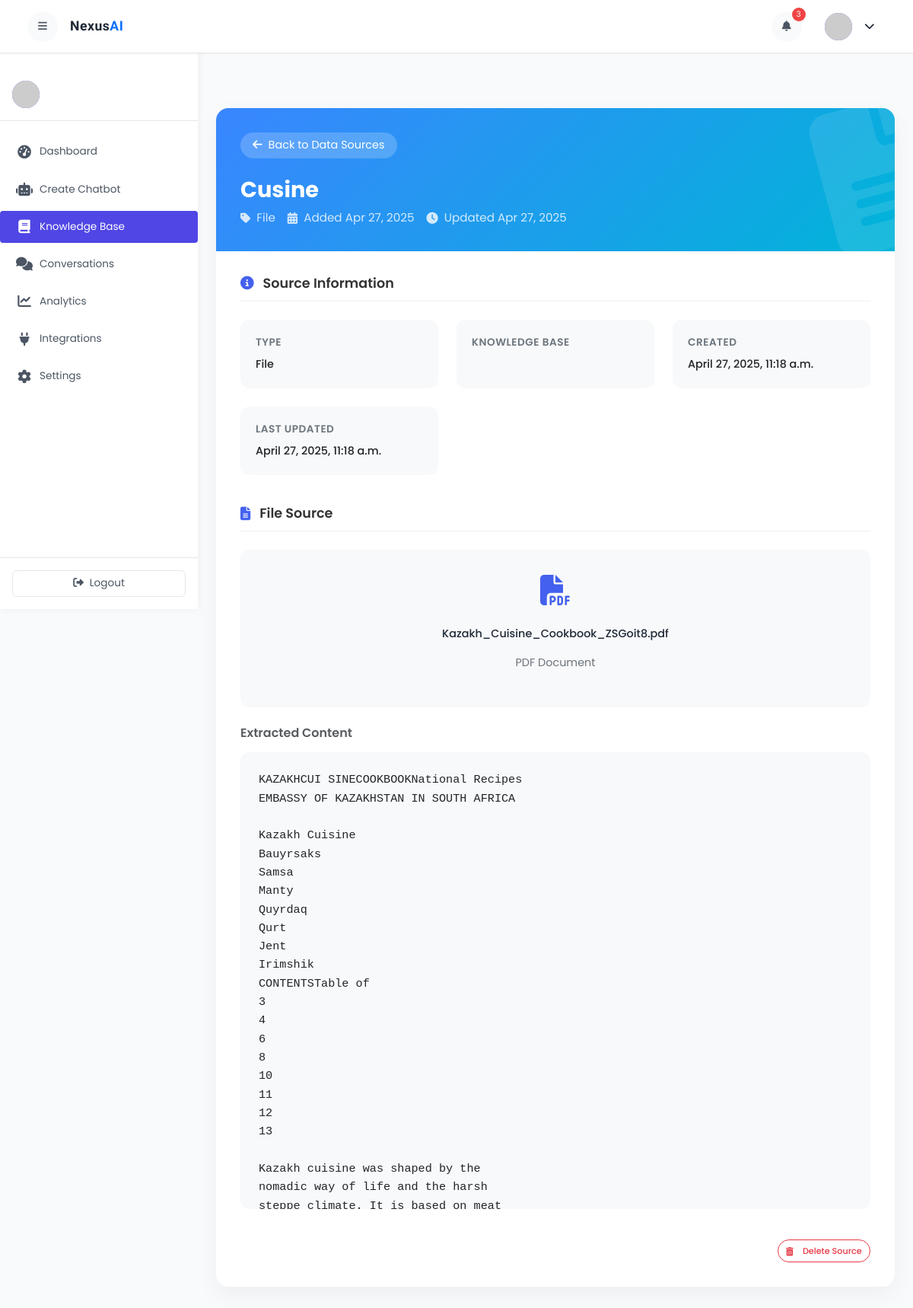
Page /kb/source/1/ on the committed database.
### kb/models.py (models this page shows, shortened)
class DataSource(models.Model):
    kb = models.ForeignKey('KnowledgeBase', on_delete=models.CASCADE)
    url = models.URLField(blank=True, null=True)
    file = models.FileField(upload_to='data_sources/', blank=True)
    text_title = models.CharField(max_length=200)
    text_content = models.TextField()
    source_type = models.CharField(max_length=200, choices=SOURCE_TYPE_CHOICES)
    chunk_ids = models.JSONField(blank=True, null=True, default=list)
    created_at = models.DateTimeField(auto_now_add=True)
    updated_at = models.DateTimeField(auto_now=True)

### kb/views.py (the view)
# urls.py: path('source/<int:source_id>/', views.source_detail, name='source_detail'),
def source_detail(request, source_id):
    try:
        data_source = DataSource.objects.get(id=source_id)
        return render(request, 'dashboard/source_detail.html', {
            'source': data_source,
            'knowledge_base': data_source.kb
        })
    except DataSource.DoesNotExist:
        messages.error(request, 'Data source not found')
        return redirect('kb:knowledge_base')
    except Exception as e:
        messages.error(request, f'Error: {str(e)}')
        return redirect('kb:knowledge_base')

### templates/dashboard/source_detail.html (shortened to what this page needs)
{% extends 'common/dashboard_base.html' %}
{% load static %}
{% block content %}
<div class="source-detail-container py-5">
    <div class="source-card">
        <div class="source-header {{ source.source_type }}">
            <div class="source-header-bg">
                {% if source.source_type == 'url' %}
                <i class="fas fa-link"></i>
                {% elif source.source_type == 'file' %}
                <i class="fas fa-file-alt"></i>
                {% else %}
                <i class="fas fa-align-left"></i>
                {% endif %}
            </div>
            <a href="{% url 'kb:knowledge_base_detail' knowledge_base.knowledge_base_id %}" class="btn source-back-btn">
                <i class="fas fa-arrow-left me-2"></i>Back to Data Sources
            </a>
            <h1 class="source-title">{{ source.text_title }}</h1>
            <div class="source-meta">
                <div class="source-meta-item">
                    <i class="fas fa-tag"></i>
                    {{ source.get_source_type_display }}
                </div>
                <div class="source-meta-item">
                    <i class="fas fa-calendar-alt"></i>
                    Added {{ source.created_at|date:"M d, Y" }}
                </div>
                <div class="source-meta-item">
                    <i class="fas fa-clock"></i>
                    Updated {{ source.updated_at|date:"M d, Y" }}
                </div>
            </div>
        </div>
        <div class="source-body">
            <div class="source-section">
                <h3 class="section-title">
                    <i class="fas fa-info-circle"></i> Source Information
                </h3>
                <div class="info-grid">
                    <div class="info-item">
                        <div class="info-label">Type</div>
                        <div class="info-value">{{ source.get_source_type_display }}</div>
                    </div>
                    <div class="info-item">
                        <div class="info-label">Knowledge Base</div>
                    </div>
                    <div class="info-item">
                        <div class="info-label">Created</div>
                        <div class="info-value">{{ source.created_at }}</div>
                    </div>
                    <div class="info-item">
                        <div class="info-label">Last Updated</div>
                        <div class="info-value">{{ source.updated_at }}</div>
                    </div>
                </div>
            </div>
            <div class="source-section">
                <h3 class="section-title">
                    {% if source.source_type == 'url' %}
                    <i class="fas fa-link"></i> URL Source
                    {% elif source.source_type == 'file' %}
                    <i class="fas fa-file-alt"></i> File Source
                    {% else %}
                    <i class="fas fa-align-left"></i> Text Source
                    {% endif %}
                </h3>
                {% if source.source_type == 'url' %}
                <div class="url-display">
                    <a href="{{ source.url }}" class="url-link" target="_blank">
                        <span>{{ source.url }}</span>
                        <i class="fas fa-external-link-alt"></i>
                    </a>
                </div>
                {% if source.text_content %}
                <div class="mt-4">
                    <h4 class="mb-3 fs-6 fw-semibold text-muted">Extracted Content</h4>
                    <div class="content-display">{{ source.text_content }}</div>
                </div>
                {% endif %}
                {% elif source.source_type == 'file' %}
                <div class="file-display">
                    <div class="file-icon">
                        {% if source.file.name|lower|slice:"-4:" == ".pdf" %}
                        <i class="fas fa-file-pdf"></i>
                        {% elif source.file.name|lower|slice:"-4:" == ".doc" or source.file.name|lower|slice:"-5:" == ".docx" %}
                        <i class="fas fa-file-word"></i>
                        {% elif source.file.name|lower|slice:"-4:" == ".txt" %}
                        <i class="fas fa-file-alt"></i>
                        {% else %}
                        <i class="fas fa-file"></i>
                        {% endif %}
                    </div>
                    <div class="file-name">{{ source.file.name|slice:"13:" }}</div>
                    <div class="file-type">
                        {% if source.file.name|lower|slice:"-4:" == ".pdf" %}
                        PDF Document
                        {% elif source.file.name|lower|slice:"-4:" == ".doc" %}
                        Word Document (.doc)
                        {% elif source.file.name|lower|slice:"-5:" == ".docx" %}
                        Word Document (.docx)
                        {% elif source.file.name|lower|slice:"-4:" == ".txt" %}
                        Text File
                        {% else %}
                        File
                        {% endif %}
                    </div>
                </div>
                {% if source.text_content %}
                <div class="mt-4">
                    <h4 class="mb-3 fs-6 fw-semibold text-muted">Extracted Content</h4>
                    <div class="content-display">{{ source.text_content }}</div>
                </div>
                {% endif %}
                {% else %}
                <div class="content-display">{{ source.text_content }}</div>
                {% endif %}
            </div>
            <div class="action-buttons">
                <button class="btn action-btn delete-btn" id="deleteSourceBtn" data-source-id="{{ source.id }}" data-source-title="{{ source.text_title }}">
                    <i class="fas fa-trash-alt"></i>Delete Source
                </button>
            </div>
        </div>
    </div>
</div>
{% endblock %}

### static/css/dashboard.css (style rules this page uses)
:root { --primary-color: #4f46e5; --primary-light: #6366f1; --primary-dark: #4338ca; --secondary-color: #64748b; --success-color: #10b981; --warning-color: #f59e0b; --danger-color: #ef4444; --info-color: #06b6d4; --purple-color: #8b5cf6; --orange-color: #f97316; --green-color: #22c55e; --red-color: #ef4444; --light-bg: #f9fafb; --dark-bg: #111827; --card-bg: #ffffff; --border-color: #e5e7eb; --text-primary: #1f2937; --text-secondary: #4b5563; --text-muted: #6b7280; --sidebar-width: 260px; --sidebar-collapsed-width: 70px; --topbar-height: 70px; --border-radius: 0.5rem; --card-shadow: 0 4px 6px -1px rgba(0, 0, 0, 0.1), 0 2px 4px -1px rgba(0, 0, 0, 0.06); --transition-speed: 0.3s; }
body { font-family: 'Poppins', sans-serif; background-color: var(--light-bg); color: var(--text-primary); margin: 0; padding: 0; min-height: 100vh; overflow-x: hidden; font-size: 0.9rem; }
a { text-decoration: none; color: var(--primary-color); transition: all var(--transition-speed) ease; }
.action-buttons { display: flex; gap: 0.5rem; }
.action-buttons .btn { padding: 0.35rem 0.65rem; font-size: 0.7rem; }
.btn { font-size: 0.85rem; padding: 0.4rem 0.9rem; }

### templates/dashboard/source_detail.html (style rules this page uses)
.source-detail-container { max-width: 1000px; margin: 0 auto; }
.source-card { border-radius: 16px; background: #fff; box-shadow: 0 10px 30px rgba(0, 0, 0, 0.05); overflow: hidden; transition: all 0.3s ease; }
.source-header { padding: 2rem; position: relative; overflow: hidden; background: linear-gradient(135deg, #4361ee, #3a86ff); color: white; }
.source-header.file { background: linear-gradient(135deg, #3a86ff, #00b4d8); }
.source-header-bg { position: absolute; right: -50px; bottom: -50px; font-size: 12rem; opacity: 0.1; transform: rotate(-15deg); }
.source-back-btn { background: rgba(255, 255, 255, 0.2); border: none; color: white; border-radius: 50px; padding: 0.4rem 1rem; font-size: 0.9rem; margin-bottom: 1.5rem; backdrop-filter: blur(5px); transition: all 0.2s ease; }
.source-title { font-size: 1.8rem; font-weight: 700; margin-bottom: 0.5rem; }
.source-meta { font-size: 0.95rem; opacity: 0.8; display: flex; align-items: center; flex-wrap: wrap; gap: 1rem; }
.source-meta-item { display: flex; align-items: center; }
.source-meta-item i { margin-right: 0.5rem; }
.source-body { padding: 2rem; }
.source-section { margin-bottom: 2.5rem; }
.section-title { font-size: 1.1rem; font-weight: 600; margin-bottom: 1.5rem; color: #333; display: flex; align-items: center; padding-bottom: 0.75rem; border-bottom: 1px solid #f0f0f0; }
.section-title i { margin-right: 0.75rem; color: #4361ee; }
.info-grid { display: grid; grid-template-columns: repeat(auto-fill, minmax(250px, 1fr)); gap: 1.5rem; }
.info-item { background: #f8f9fa; padding: 1.25rem; border-radius: 12px; transition: all 0.2s ease; }
.info-label { font-size: 0.85rem; font-weight: 600; color: #6c757d; margin-bottom: 0.5rem; text-transform: uppercase; letter-spacing: 0.5px; }
.info-value { font-weight: 500; color: #212529; word-break: break-word; }
.content-display { background: #f8f9fa; padding: 1.5rem; border-radius: 12px; white-space: pre-wrap; max-height: 600px; overflow-y: auto; font-family: 'Roboto Mono', monospace; font-size: 0.95rem; line-height: 1.6; color: #212529; }
.file-display { background: #f8f9fa; padding: 1.5rem; border-radius: 12px; }
.file-icon { font-size: 2.5rem; color: #4361ee; margin-bottom: 1rem; text-align: center; }
.file-name { font-weight: 500; text-align: center; margin-bottom: 1rem; word-break: break-all; }
.file-type { text-align: center; color: #6c757d; margin-bottom: 1.5rem; }
.action-buttons { display: flex; justify-content: flex-end; gap: 1rem; margin-top: 2rem; }
.action-btn { padding: 0.75rem 1.5rem; border-radius: 50px; font-weight: 500; display: flex; align-items: center; transition: all 0.3s ease; }
.action-btn i { margin-right: 0.75rem; }
.delete-btn { background-color: #fff; color: #e63946; border: 1px solid #e63946; }

### rows in the picture
DataSource: text_title "Cusine", source_type "File", created_at "Apr 27, 2025", updated_at "Apr 27, 2025", created_at "April 27, 2025, 11:18 a.m.", updated_at "April 27, 2025, 11:18 a.m.", file.name "Kazakh_Cuisine_Cookbook_ZSGoit8.pdf", text_content "KAZAKHCUI SINECOOKBOOKNational Recipes EMBASSY OF KAZAKHSTAN IN SOUTH AFRICA Kazakh Cuisine Bauyrsaks Samsa Manty Quyrdaq Qurt Jent Irimshik CONTENTSTable of 3 4 6 8 10 11 12 13 Kazakh cuisine was shaped by the nomadic way of life and the harsh steppe climate. It is based on meat…"
